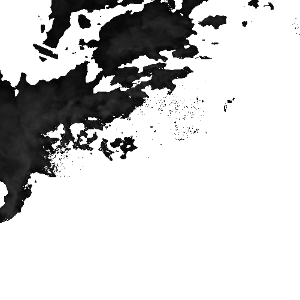
#> input picture 201903_08 可视化雷达图像论文对比图片visual_GroundTruth_Prediction/visual_GroundTruth_Prediction/results/radar_predrnn_pp_radar500_train001/10000/1/gt01.png, 300 x 300 px, given in place of 1, which was not available
$ python gray2heatmap.py
#> lines starting #> are read from the running program, lines starting #| are printed output that depends on the picture; pictures that were not available may be replaced by others from this repository, and a replacement may not be noted
# -*- coding: utf-8 -*-
"""
plt_heatmap_radar_img
fun:
	transform radar img to heatmap
env:
	Linux ubuntu 4.4.0-31-generic x86_64 GNU;python 2.7;tensorflow1.10.1;Keras2.2.4
	pip2,matplotlib2.2.3,seaborn0.9.0
"""
from __future__ import print_function
import os
import numpy as np
import shutil
import time
from PIL import Image
import matplotlib.pyplot as plt
import seaborn as sns
import h5py

img_dir = './results/radar_predrnn_pp_radar500_train001'
out_dir = "./out"
fwname = "imgs.h5"
h = w = 200

def trans_img_heatmap(img_dir,out_dir):
#> called with out_dir = './out'
	fw = h5py.File(out_dir+'/'+fwname, 'w')
	area_file_list = os.listdir(img_dir)
	#print('area_file_list is ',area_file_list)
	#print('num of area_file =',len(area_file_list))
	for area_filename in area_file_list:
		temp = np.zeros([1,h, w], dtype=float)
		imgfile_path = ''
		imgfile_path = img_dir+'/'+area_filename
		#print ("%s has been find!"%imgfile_path)
		img_list = os.listdir(imgfile_path)
		img_list.sort()#img_list.sort(key=lambda x:int(x[4:])) #gt02.png pd16.png
		#print('img_list is ',img_list)
		#print('num of file =',len(img_list))
		for i,imgname in enumerate(img_list):
			img_path = ''
			img_path = imgfile_path+'/'+imgname
			img = Image.open(img_path)
#> img is the input picture: PIL image 300x300 L; min 2, max 255, mean 205.2
			print ("%s has been find!"%imgname)
			img_array = np.array(img)
			#print ("%s has been find!"%img_path)
			#print("img_array.shape",img_array.shape)
			#print("img_array.dtype", img_array.dtype)
			img_array = (255-img_array)/255.0#归一化处理，（0-1）
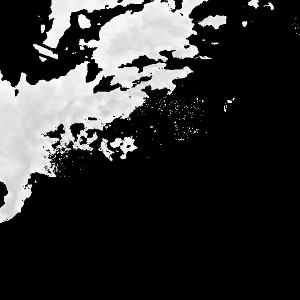
#> img_array: shape (300, 300) float64; min 0, max 0.992, mean 0.195
			#temp = np.concatenate((temp,img_array),axis=0)
			#temp = np.row_stack((temp,img_array))
			if i == 0 :
				temp = img_array[np.newaxis,]
			else :
				temp = np.concatenate((temp, img_array[np.newaxis,]), axis=0)
			print("temp.shape",temp.shape)
#| temp.shape (1, 300, 300)
			# [5 lines of commented-out code are left out]
			plt.subplots()
			sns.heatmap(img_array, vmin=0, vmax=1)#np.max(img_array)
			# save png
			plt.savefig(out_dir +'/'+area_filename+'_'+imgname)
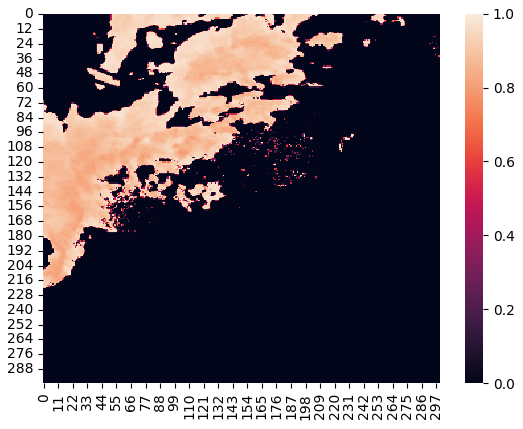
#> figure drawn by matplotlib, 2 panels
			print("heatmap has been saved!")
			# plt.show()
		fw[area_filename] = temp
	fw.close()

if __name__ == '__main__':
	time1 = time.time()
	if not os.path.exists(img_dir):
		print("there is not directory",img_dir)
	print ("image directory is ",img_dir)
	if os.path.exists(out_dir):
		#os.remove(out_dir) #删除整个目录
		shutil.rmtree(out_dir)
	os.makedirs(out_dir)
	trans_img_heatmap(img_dir,out_dir)
	time2=time.time()
	print ('time use: ' + str(time2 - time1) + ' s')
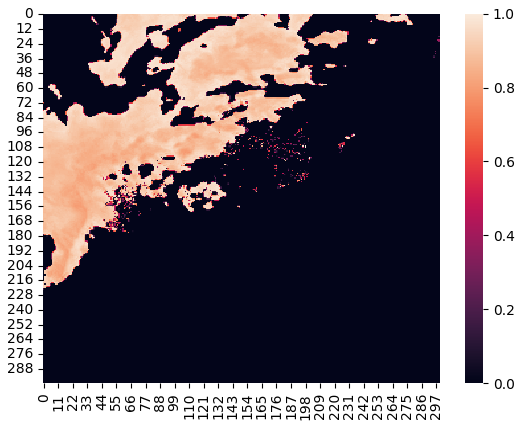
#> figure drawn by matplotlib, 2 panels
